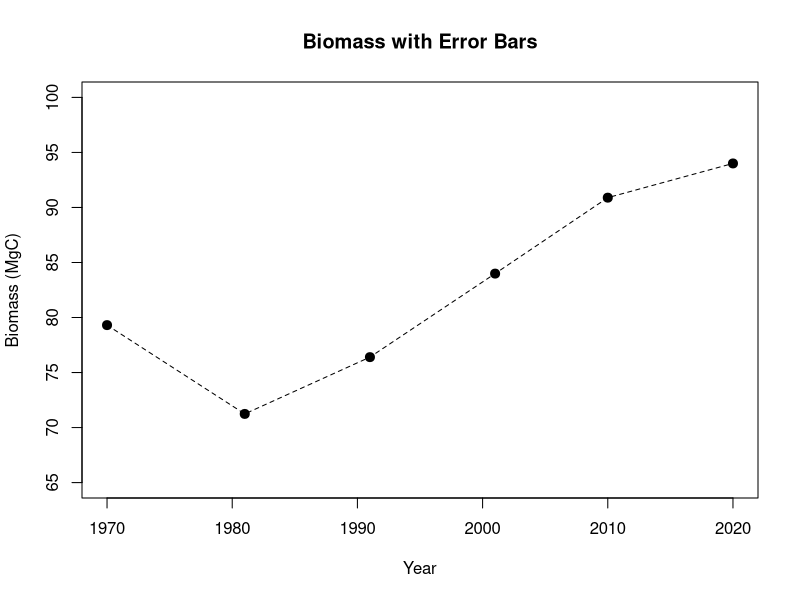

Recreate this plot in R. (Note: this script raises an error after producing the figure.)
#Grafico de resultados primarios, incertidumbre alometrica vs error de muestreo
#results graph, allometric uncertainty vs. sampling error

# My data 
datos <- data.frame(
  Year = c(1970, 1981, 1991, 2001, 2010, 2020),
  MgC = c(79.31, 71.24, 76.40, 83.99, 90.89, 94),
  SD = c(1.5, 1.32, 1.64, 1.87, 2.17, 2.09), # allometric uncertainty
  SD_SV <- c(1.77, 2.04, 2.08, 1.91, 1.79, 1.79) #Sampling variance 
)

# Hacemos un gráfico básico - Creation of the graphic 

plot(datos$Year, datos$MgC, type="p", pch=19, cex= 1.2, col="black", ylim=c(65,100),
     xlab="Year", ylab="Biomass (MgC)", main="Biomass with Error Bars")

lines(datos$Year, datos$MgC, lwd=1, col="black",lty=2)

# Barras de error para la incertidumbre alometrica - Error bars for allometric uncertainty
adderrorbars(datos$Year-0.8, datos$MgC, datos$SD, direction="updown", col="#D55E00")

# Barras de error para el error de muestreo - Error bars from the sampling variance
adderrorbars(datos$Year+0.8, datos$MgC, datos$SD_SV, direction="updown", col="#0000FF")

#Leyenda - Legend

legend("topleft", legend = c("Allometric Uncertainty Sd", "Sampling Variance Sd"),
       col = c("#D55E00" , "#0000FF"), lty = 1, lwd = 1, pch = 19, cex = 0.7, xpd = TRUE, bty = "n")

